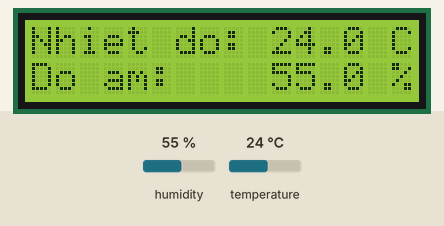
The sketch below on a simulated Arduino Uno, built with avr-gcc and run on an emulated ATmega328P. Shown: 16×2 character LCD. Inputs (shaded band) come from the test bench; at power-on: humidity 55 %, temperature 24 °C. What the sketch prints to the serial monitor is not drawn.

Above: at 7.3 s.
7.4 s: humidity set to 22 %
At 11.3 s:
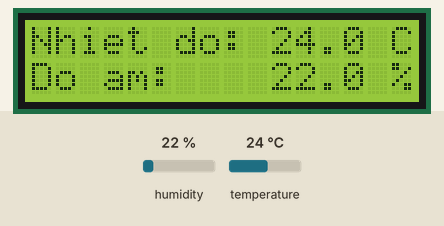
11.9 s: temperature set to 12 °C
At 15.6 s:
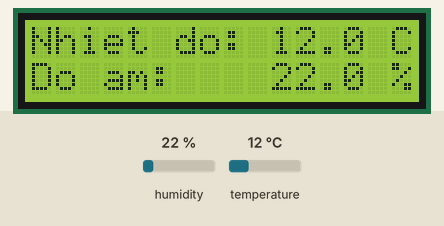
16.4 s: humidity set to 40 %
At 18.6 s:
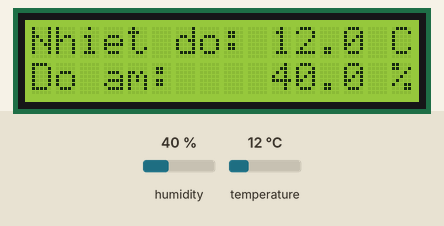
20.9 s: temperature set to 19 °C
At 22.8 s:
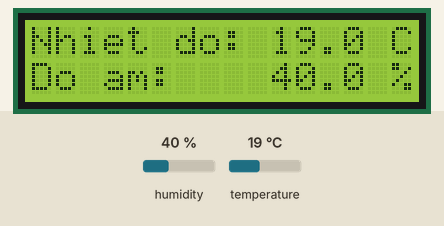
Timing chart, 0 to 24.3 s (numbered marks = the images above; inputs shaded):
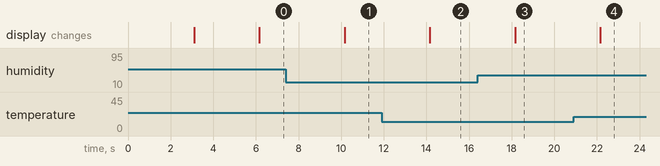

Measured:
- after the input at 7.4 s, the display: changes after 2.8 s (image 1)
- after the input at 11.9 s, the display: changes after 2.3 s (image 2)
- after the input at 16.4 s, the display: changes after 1.8 s (image 3)
- after the input at 20.9 s, the display: changes after 1.3 s (image 4)

The sketch:

Tram_Thoi_Tiet.ino
```cpp
/*
 * Code Arduino cho Trạm thời tiết ARDUINO và MATLAB
 * Kết nối:
 * - DHT22 DATA pin -> Arduino Pin A3
 * - I2C LCD SCL -> Arduino Pin A5
 * - I2C LCD SDA -> Arduino Pin A4
 * - Cấp nguồn 5V, 3.3V và GND cho các module.
 */

#include "DHT.h"
#include <Wire.h>
#include <LiquidCrystal_I2C.h>

// --- Cấu hình ---
#define DHTPIN A3      // Pin kết nối với chân DATA của DHT22 (đã đổi sang A3)
#define DHTTYPE DHT22  // Loại cảm biến là DHT22
#define LCD_ADD 0x27   // Địa chỉ của màn hình LCD I2C: 0x27 hoặc 0x3F

// --- Khởi tạo thiết bị ---
DHT dht(DHTPIN, DHTTYPE);
LiquidCrystal_I2C lcd(LCD_ADD, 16, 2); // (Địa chỉ I2C, Số cột, Số hàng)

// --- Thiết lập thuộc tính ---
const unsigned long interval = 2000; // Đọc cảm biến mỗi 2 giây (DHT22 cần ít nhất 2s)
unsigned long lastRead = 0;

void setup() {
  // Khởi động giao tiếp Serial ở baud rate 9600
  Serial.begin(9600);

  // --- Khởi động LCD ---
  lcd.init();
  lcd.backlight();

  // --- Thiết lập màn hình khởi động ---
  lcd.setCursor(5, 0);
  lcd.print("Nhom 3");
  lcd.setCursor(0, 1);
  lcd.print("Khoi dong du an.");

  delay(3000);
  lcd.clear();

  lcd.setCursor(1, 0);
  lcd.print("Tram Thoi Tiet");
  lcd.setCursor(0, 1);
  lcd.print("Dang cap nhat...");

  // Khởi động cảm biến DHT
  dht.begin();

  delay(3000); // Chờ khởi động
  lcd.clear();
}

void loop() {
  // Sử dụng millis() để đọc không bị trễ (non-blocking)
  unsigned long currentRead = millis();

  if (currentRead - lastRead >= interval) {
    lastRead = currentRead;

    // Đọc độ ẩm (Humidity)
    float h = dht.readHumidity();
    // Đọc nhiệt độ (Temperature)
    float t = dht.readTemperature(); // Mặc định là độ C

    // Kiểm tra nếu đọc lỗi (ví dụ: rút cảm biến)
    if (isnan(h) || isnan(t)) {
      lcd.clear();
      lcd.setCursor(0, 0);
      lcd.print("Loi doc cam bien");
      Serial.println("Loi: Khong the doc du lieu tu cam bien DHT!");
      return;
    }

    // --- 1. Hiển thị lên LCD ---
    lcd.clear();

    // Hàng 1: Nhiệt độ
    lcd.setCursor(0, 0);
    lcd.print("Nhiet do: ");
    lcd.print(t, 1); // In 1 số sau dấu phẩy
    lcd.print(" C");

    // Hàng 2: Độ ẩm
    lcd.setCursor(0, 1);
    lcd.print("Do am:    ");
    lcd.print(h, 1); // In 1 số sau dấu phẩy
    lcd.print(" %");

    // --- 2. Gửi dữ liệu qua Serial cho MATLAB ---
    // Gửi theo định dạng "T:xx.x,H:yy.y" để dễ dàng xử lý
    Serial.print("T:");
    Serial.print(t, 1);
    Serial.print(",H:");
    Serial.print(h, 1);
    Serial.println(); // Ký tự xuống dòng để MATLAB biết kết thúc 1 gói tin
  }
}
```
